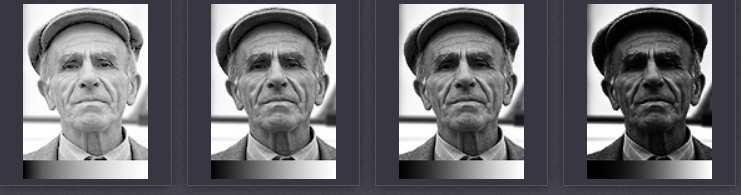
%> input picture image_2020-11-18_190027.png, 741 x 195 px
$ octave P4_2_Log_transformation.m   (GNU Octave 9; MATLAB toolbox functions it lacks are replaced by stand-ins)
%> lines starting %> are read from the running program, lines starting %| are printed output that depends on the picture
 clc
clear all

[A B]=uigetfile({'*.jpg;*.jpeg;*.tif;*.png;*.gif'},'open image');
%> the answer given: image_2020-11-18_190027.png
IMAGE = imread([B A]);
%> IMAGE is the input picture: size 195x741x3 uint8; mean R, G, B 105.6, 104.8, 108.7
Gray = rgb2gray(IMAGE);
GrayF = double (Gray);

%% Log transformation

c = 0.25;
L =  c * log( 1 + GrayF );
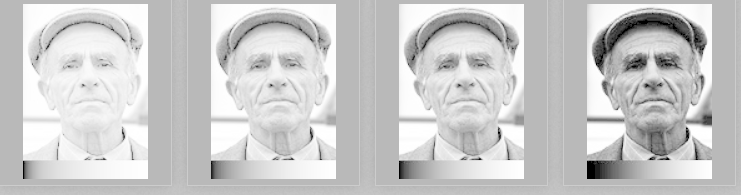
%> L: size 195x741 double; min 0, max 1.39, mean 1.1; drawn with min black and max white

%% Display

subplot(1,2,1);
imshow(Gray);
title('Real Image')

subplot(1,2,2);
imshow(L);
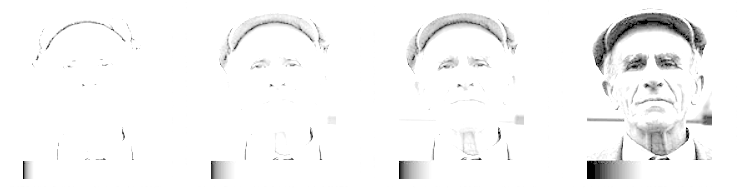
%> displayed picture: size 195x741, on the screen's scale of 0 to 255; min 0, max 255, mean 247.2
title('Log transformation')
